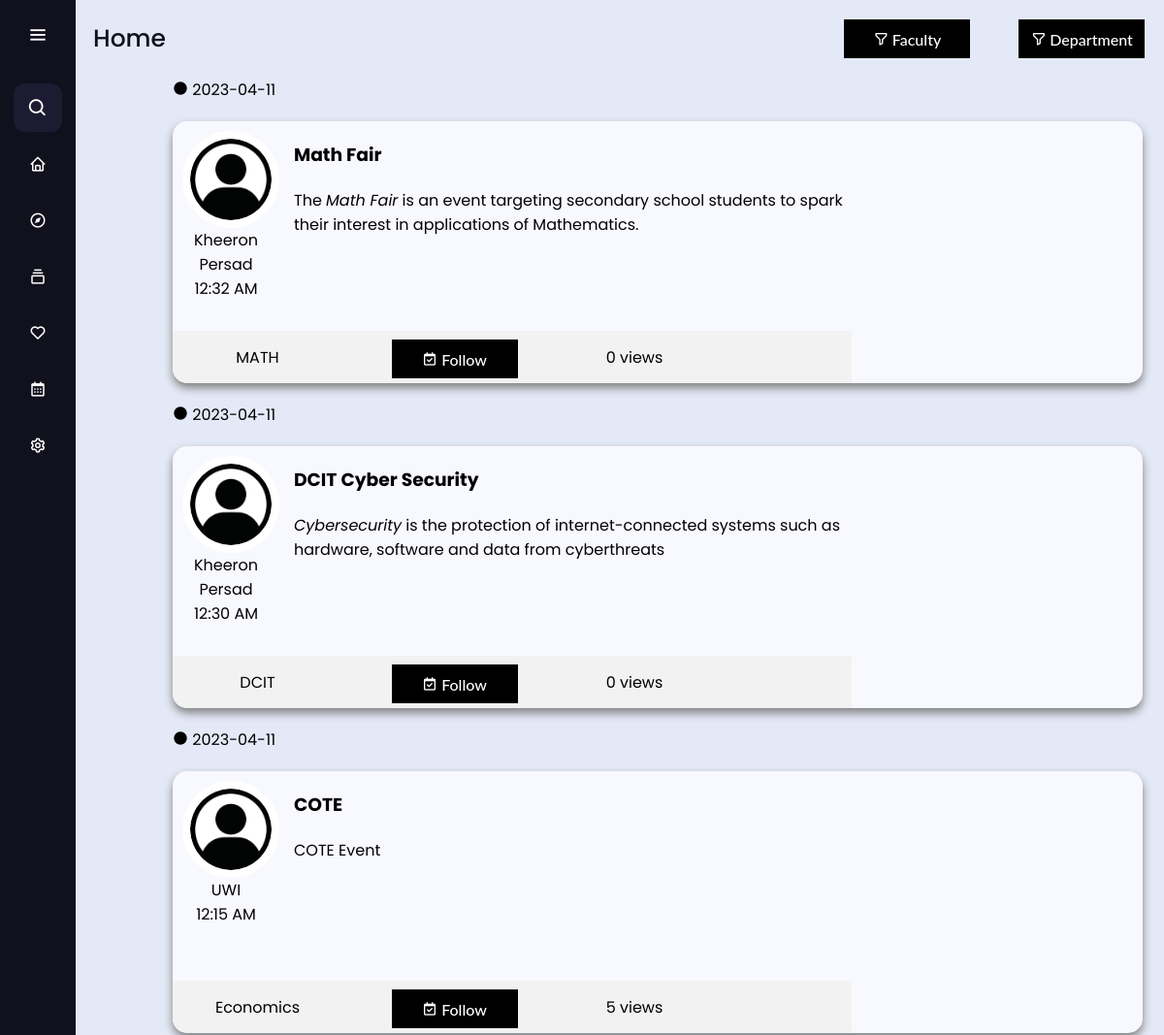
Page / (signed in, upper part) on the earlier database version.
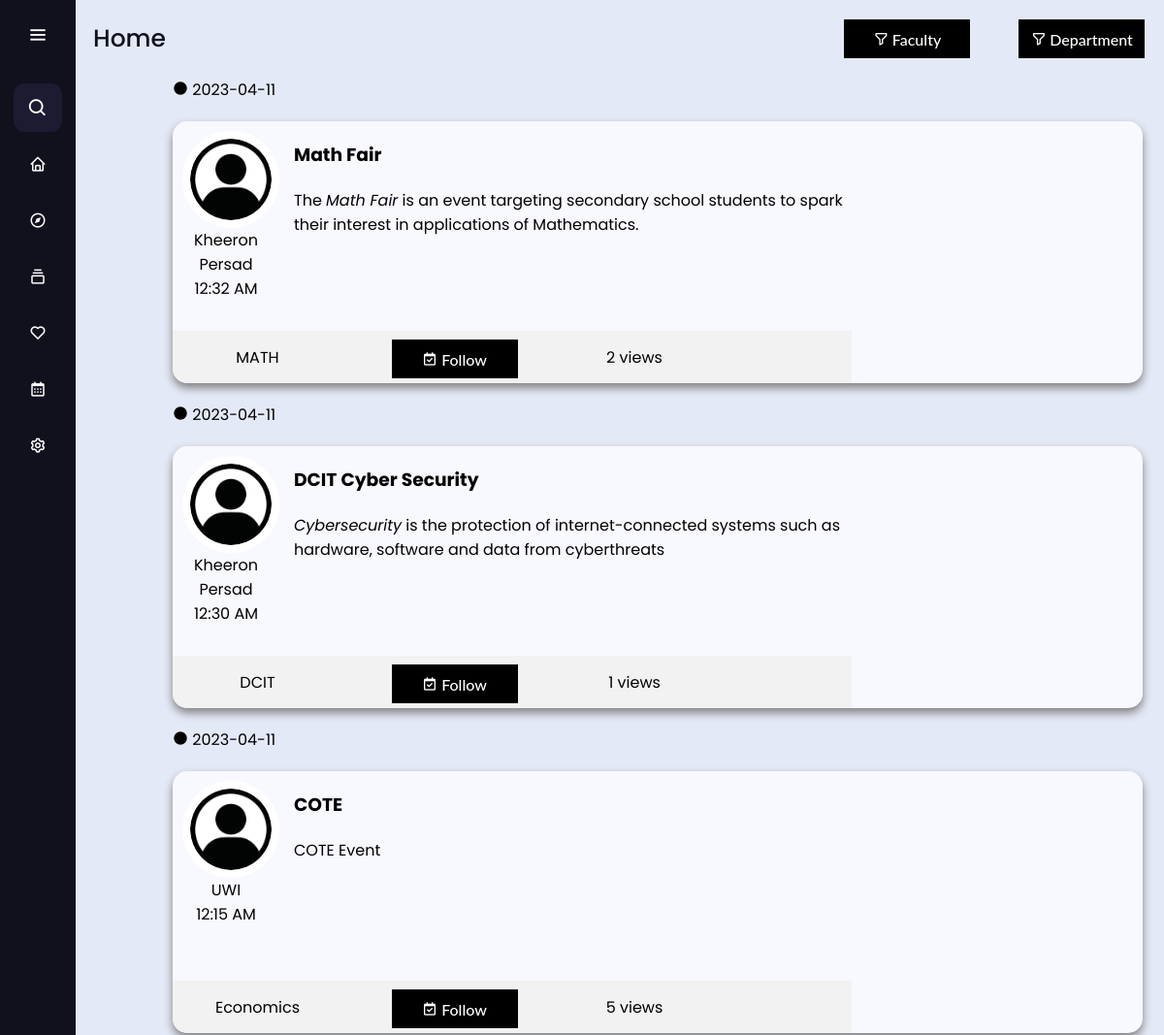
Same page on the later database version.
### App/models.py (models this page shows, shortened)
class Post(db.Model):
  id = db.Column(db.Integer, primary_key=True, autoincrement=True)
  bID = db.Column(db.Integer, db.ForeignKey('board.id'), nullable=False)
  owner = db.Column(db.Integer, db.ForeignKey('user.id'))
  ownerName = db.Column(db.String(64), nullable=False)
  title = db.Column(db.String(64), nullable=False)
  message = db.Column(db.String(2048), nullable=False)
  faculty = db.Column(db.String(8), nullable=False)
  dept = db.Column(db.String(8), nullable=True)
  dateCreated = db.Column(db.DateTime, nullable=False, default=datetime.utcnow)
  image = db.Column(db.Boolean)
  imageLocation = db.Column(db.String(256), nullable=True)
  event = db.Column(db.Boolean)
  startDate = db.Column(db.Date,  default=date.today, index=True)
  endDate = db.Column(db.Date,  default=date.today, index=True)
  schedulePostDate = db.Column(db.DateTime,  default=datetime.utcnow, index=True)
  scheduledDeleteDate = db.Column(db.DateTime,  default=datetime.utcnow, index=True, nullable=True)
  viewCount = db.Column(db.Integer, nullable=True, default = 0)

### App/app.py (the view)
@app.route('/')
@app.route('/|<sortF>', methods=['GET', 'POST'])
@app.route('/|<sortF>,<sortD>', methods=['GET', 'POST'])
def home(sortF = None, sortD = None):
  if (current_user.is_authenticated):
    currentSysDateTime = datetime.datetime.now()
    boards = RetrieveAllBoards()
    faculty = RetrieveFacultyList()
    department = RetrieveDepartmentList()
    feed = Post.query.filter(Post.schedulePostDate<=currentSysDateTime, Post.scheduledDeleteDate>=currentSysDateTime)
    feed = feed.order_by(Post.schedulePostDate.desc())
    for post in feed:
     print(post)
    return render_template('index.html',
      posts=feed,
      boards=boards,
      sortF=sortF,
      sortD=sortD,
      faculty=faculty,
      department=department
    )
  else:
    return redirect(url_for('login'))

### App/app.py (called while the page is built)
@login_manager.user_loader
def load_user(user_id):
  return User.query.get(int(user_id))

@app.context_processor
def base():
  searchPost = SearchForm()
  return dict(form=searchPost)

def RetrieveAllBoards():
  list = Board.query.all()
  list = [entry.toDict() for entry in list]
  return list

def RetrieveFacultyList():
  list = Faculty.query.all()
  list = [entry.toDict() for entry in list]
  return list

def RetrieveDepartmentList():
  list = FacultyDept.query.all()
  list = [entry.toDict() for entry in list]
  return list

### App/models.py (called while the page is built)
  def toDict(self):
    return{
      "id": self.id,
      "title": self.title,
      "faculty": self.faculty,
      "dept": self.dept,
      "image": self.image,
      "imageLocation": self.imageLocation,
      "subscribers": self.subscribers
    }

  def toDict(self):
    return{
      "id": self.id,
      "title": self.title,
      "label": self.label
    }

  def toDict(self):
    return{
      "id": self.id,
      "faculty": self.faculty,
      "fLabel": self.fLabel,
      "department": self.department,
      "dLabel": self.dLabel
    }

### App/templates/index.html (shortened to what the changed rows need)
<!DOCTYPE html>
<html lang="en" dir="ltr">
<head>
  <link rel="stylesheet" href="./static/css/test.css">
  <link href="static/css/post.css" rel="stylesheet" type="text/css" />
  <link href='https://unpkg.com/boxicons@2.0.7/css/boxicons.min.css' rel='stylesheet'>
</head>
<body>
  <section class="home-section">
    <main>
        <div class="container-post">
          {% block content %}
            {% for post in posts %}
              {% if sortF is none %}
                <div class="for-date">
                  <p class="the-date"><i class='bx bxs-circle'></i> {{post.schedulePostDate.strftime('%Y-%m-%d') }}</p>
                  <div class="card">
                    <div class="card-left">
                      <div class="card-top">
                        <div class="top-left">
                          <div class="profile-image">
                            <img src="static/images/defaultProfile.jpg" alt="">
                            <p class="name">{{ post.ownerName }}</p>
                            <p class="time">{{ post.schedulePostDate.strftime('%I:%M %p') }}</p>
                          </div>
                        </div>
                        <div class="top-right">
                          <a href="{{ url_for('viewPost',pID = post.id )}}">
                          <div class="card-content">
                            <h3 class="title">{{ post.title }}</h3>
                            <p>{{ post.message | safe }}</p>
                          </div>
                          </a>
                        </div>
                      </div>
                      <div class="card-bot">
                        <div class="card-bot-left">
                          <p class="board-name">
                            {% for board in boards %}
                              {% if board.id == post.bID %}
                                {{ board.title }}
                              {% endif %}
                            {% endfor %}
                          </p>
                        </div>
                        <div class="card-bot-mid">
                          <div class="card-footer">
                            <a href="{{ url_for('follow', pID = post.id )  }}">
                              <button class="custom-btn btn-5"><i class='bx bx-calendar-check'></i> Follow</button>
                            </a>
                          </div>
                        </div>
                        <div class="card-bot-right-mid">
                          <p class="views">{{post.viewCount}} views</p>
                        </div>
                      </div>
                    </div>
                    <div class="card-right">
                    </div>
                  </div>
                </div>
              {% endif %}
            {% endfor %}
          {% endblock %}
        </div>
    </main>
  </section>
</body>
</html>

Differences in the rows shown:
changed Post "Math Fair": viewCount "0" → "2"
changed Post "DCIT Cyber Security": viewCount "0" → "1"
